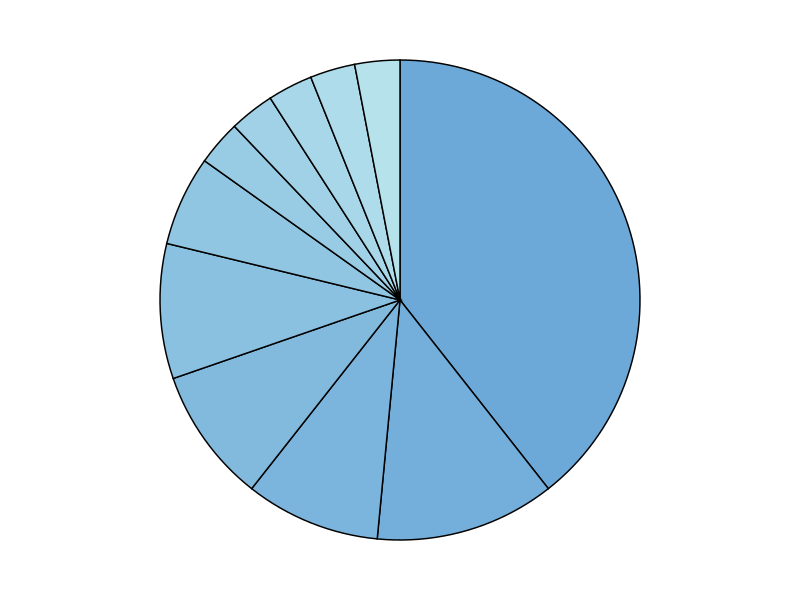
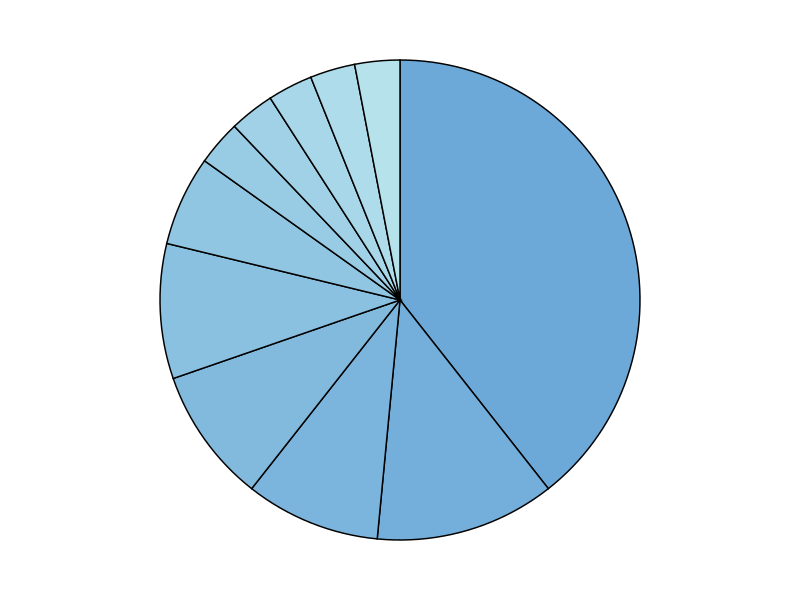

Generate these figures, in order, with R:
# Libraries #
library("ggplot2")
library("dplyr")
library("RColorBrewer")
library("ggforce") #For exploded chart

# Set working directory #
setwd(dirname(rstudioapi::getActiveDocumentContext()$path))

# Folder #
Folder = "Results/Images"

# File #
File = "Enrichment.png"

# Create Data
data <- data.frame(
  group=c("Metabolite interconversion enzyme",
          "Translational protein",
          "Protein modifying enzyme",
          "Transporter",
          "Membrane traffic protein",
          "Cytoskeletal protein",
          "Scaffold/adaptor protein",
          "Cell adhesion molecule",
          "Extracellular matrix protein",
          "Gene-specific transcriptional regulator",
          "Chromatin/chromatin-binding, or -regulatory protein"),
  value=c(13,4,3,3,3,2,1,1,1,1,1))

# Compute the position of slices #
data <- data %>%
  group_by(group) %>%
  mutate(prop = value / sum(data$value) *100) %>%
  mutate(ypos = cumsum(prop)- 0.5*prop )

#Make order of groups
data$group <- factor(data$group, levels = rev(as.character(data$group)))

#colors
colors = c("#6CA9D8","#73AFDA","#7BB4DC","#82BADE","#8AC0E0","#91C6E2","#98CBE4","#A0D1E6","#A7D7E8","#AFDCEA","#B6E2EC")
plot_colors <- rev(colors)


# Piechart #
ggplot(data, aes(x="", y=prop, fill = group)) +
  geom_bar(stat="identity", width=0.5, color="black")+
  coord_polar("y", start=0)+
  theme_void() +
  theme(legend.position="none")+
  scale_fill_manual(values = plot_colors)
  
# Save plot to file #
ggsave(file.path(Folder, File),width=6,height=4,units=c("in"),dpi=600)


                    
